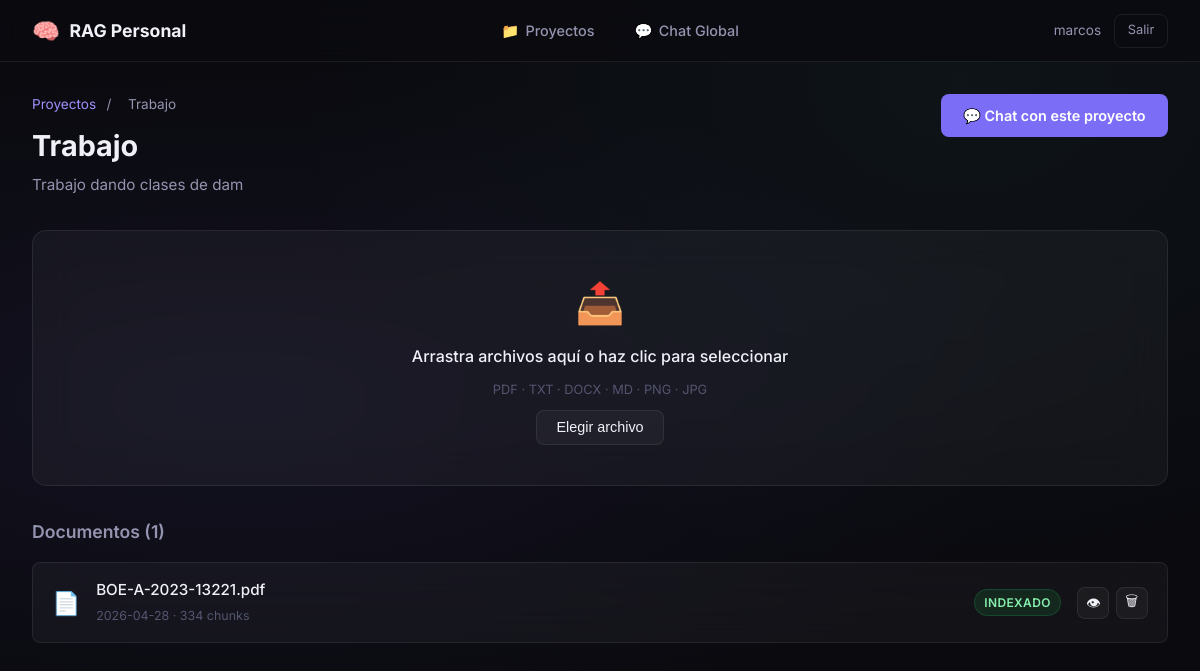
/proyectos/1 (signed in), run on the app's committed database.
### tables this page shows
CREATE TABLE usuarios (
        id INTEGER PRIMARY KEY AUTOINCREMENT,
        nombre TEXT NOT NULL,
        email TEXT NOT NULL UNIQUE,
        password_hash TEXT NOT NULL,
        creado_en TEXT NOT NULL
    );

CREATE TABLE proyectos (
        id INTEGER PRIMARY KEY AUTOINCREMENT,
        usuario_id INTEGER NOT NULL,
        nombre TEXT NOT NULL,
        descripcion TEXT,
        creado_en TEXT NOT NULL,
        FOREIGN KEY(usuario_id) REFERENCES usuarios(id)
    );

CREATE TABLE documentos (
        id INTEGER PRIMARY KEY AUTOINCREMENT,
        proyecto_id INTEGER NOT NULL,
        usuario_id INTEGER NOT NULL,
        nombre_original TEXT NOT NULL,
        nombre_archivo TEXT NOT NULL,
        ruta TEXT NOT NULL,
        tipo TEXT NOT NULL,
        estado TEXT NOT NULL DEFAULT 'PENDIENTE',
        chunks INTEGER NOT NULL DEFAULT 0,
        creado_en TEXT NOT NULL,
        FOREIGN KEY(proyecto_id) REFERENCES proyectos(id),
        FOREIGN KEY(usuario_id) REFERENCES usuarios(id)
    );

### main.py (the view)
@app.get("/proyectos/{proyecto_id}", response_class=HTMLResponse)
async def ver_proyecto(proyecto_id: int, request: Request):
    u = usuario_actual(request)
    if not u:
        return RedirectResponse("/login", status_code=303)
    conn = conectar()
    proyecto = conn.execute(
        "SELECT * FROM proyectos WHERE id = ? AND usuario_id = ?",
        (proyecto_id, u["id"])
    ).fetchone()
    if not proyecto:
        conn.close()
        return RedirectResponse("/", status_code=303)
    docs = conn.execute(
        "SELECT * FROM documentos WHERE proyecto_id = ? ORDER BY creado_en DESC",
        (proyecto_id,)
    ).fetchall()
    conn.close()
    return templates.TemplateResponse("proyecto.html", {
        "request": request,
        "usuario": u,
        "proyecto": proyecto,
        "documentos": docs,
        "activo": "proyecto",
        "mensaje": request.session.pop("mensaje", None),
        "error": request.session.pop("error", None),
    })

### templates/proyecto.html (shortened to what this page needs)
{% extends "base.html" %}
{% block content %}
<div class="page-header">
  <div>
    <nav class="breadcrumb">
      <a href="/">Proyectos</a> <span>/</span> <span>{{ proyecto.nombre }}</span>
    </nav>
    <h1 class="page-title">{{ proyecto.nombre }}</h1>
    {% if proyecto.descripcion %}
      <p class="page-subtitle">{{ proyecto.descripcion }}</p>
    {% endif %}
  </div>
  <a href="/chat/{{ proyecto.id }}" class="btn-primary">💬 Chat con este proyecto</a>
</div>
<div class="upload-zone glass" id="upload-zone">
  <form method="post" action="/proyectos/{{ proyecto.id }}/subir"
        enctype="multipart/form-data" id="upload-form">
    <div class="upload-content" id="upload-content">
      <div class="upload-icon">📤</div>
      <p class="upload-text" id="upload-text">Arrastra archivos aquí o haz clic para seleccionar</p>
      <p class="upload-formats">PDF · TXT · DOCX · MD · PNG · JPG</p>
      <button type="button" class="btn-secondary" id="btn-elegir" onclick="document.getElementById('archivo-input').click()">Elegir archivo</button>
    </div>
  </form>
</div>
{% if documentos %}
<div class="docs-section">
  <h2 class="section-title">Documentos ({{ documentos|length }})</h2>
  <div class="docs-list">
    {% for doc in documentos %}
    <div class="doc-card glass">
      <div class="doc-icon">
        {% if doc.tipo == 'pdf' %}📄
        {% elif doc.tipo in ('png','jpg','jpeg','webp','bmp','tiff') %}🖼
        {% elif doc.tipo == 'docx' %}📝
        {% elif doc.tipo == 'md' %}📋
        {% else %}📃{% endif %}
      </div>
      <div class="doc-info">
        <span class="doc-nombre">{{ doc.nombre_original }}</span>
        <span class="doc-meta">{{ doc.creado_en[:10] }} · {{ doc.chunks }} chunks</span>
      </div>
      <div class="doc-estado estado-{{ doc.estado|lower }}">{{ doc.estado }}</div>
      <div class="doc-acciones">
        <a href="/documentos/{{ doc.id }}/ver" target="_blank" class="btn-icon" title="Ver/Descargar">👁</a>
        <form method="post" action="/documentos/{{ doc.id }}/eliminar" style="display:inline"
              onsubmit="return confirm('¿Eliminar este documento?')">
          <button type="submit" class="btn-icon btn-icon-danger" title="Eliminar">🗑</button>
        </form>
      </div>
    </div>
    {% endfor %}
  </div>
</div>
{% else %}
<div class="empty-state glass" style="margin-top:2rem">
  <div class="empty-icon">📭</div>
  <p>Sube tu primer documento para empezar a indexar</p>
</div>
{% endif %}
{% endblock %}

### templates/base.html (shortened to what this page needs)
<!DOCTYPE html>
<html lang="es">
<head>
  <link rel="stylesheet" href="/static/style.css">
</head>
<body>
  {% if request.session.get("usuario_id") %}
  <nav class="navbar">
    <div class="nav-brand">
      <span class="nav-icon">🧠</span>
      <span class="nav-title">RAG Personal</span>
    </div>
    <div class="nav-links">
      <a href="/" class="nav-link {% if activo == 'dashboard' %}active{% endif %}">
        <span>📁</span> Proyectos
      </a>
      <a href="/chat" class="nav-link {% if activo == 'chat' %}active{% endif %}">
        <span>💬</span> Chat Global
      </a>
    </div>
    <div class="nav-user">
      <span class="nav-username">{{ usuario.nombre if usuario else "" }}</span>
      <a href="/logout" class="btn-logout">Salir</a>
    </div>
  </nav>
  {% endif %}
  <main class="main-content">
    {% block content %}{% endblock %}
  </main>
</body>
</html>

### data on the page
usuarios: nombre "marcos"
proyectos: nombre "Trabajo", descripcion "Trabajo dando clases de dam"
documentos: nombre_original "BOE-A-2023-13221.pdf", creado_en "2026-04-28", chunks "334", estado "INDEXADO"

### other printed values
{{ documentos|length }} "1"
